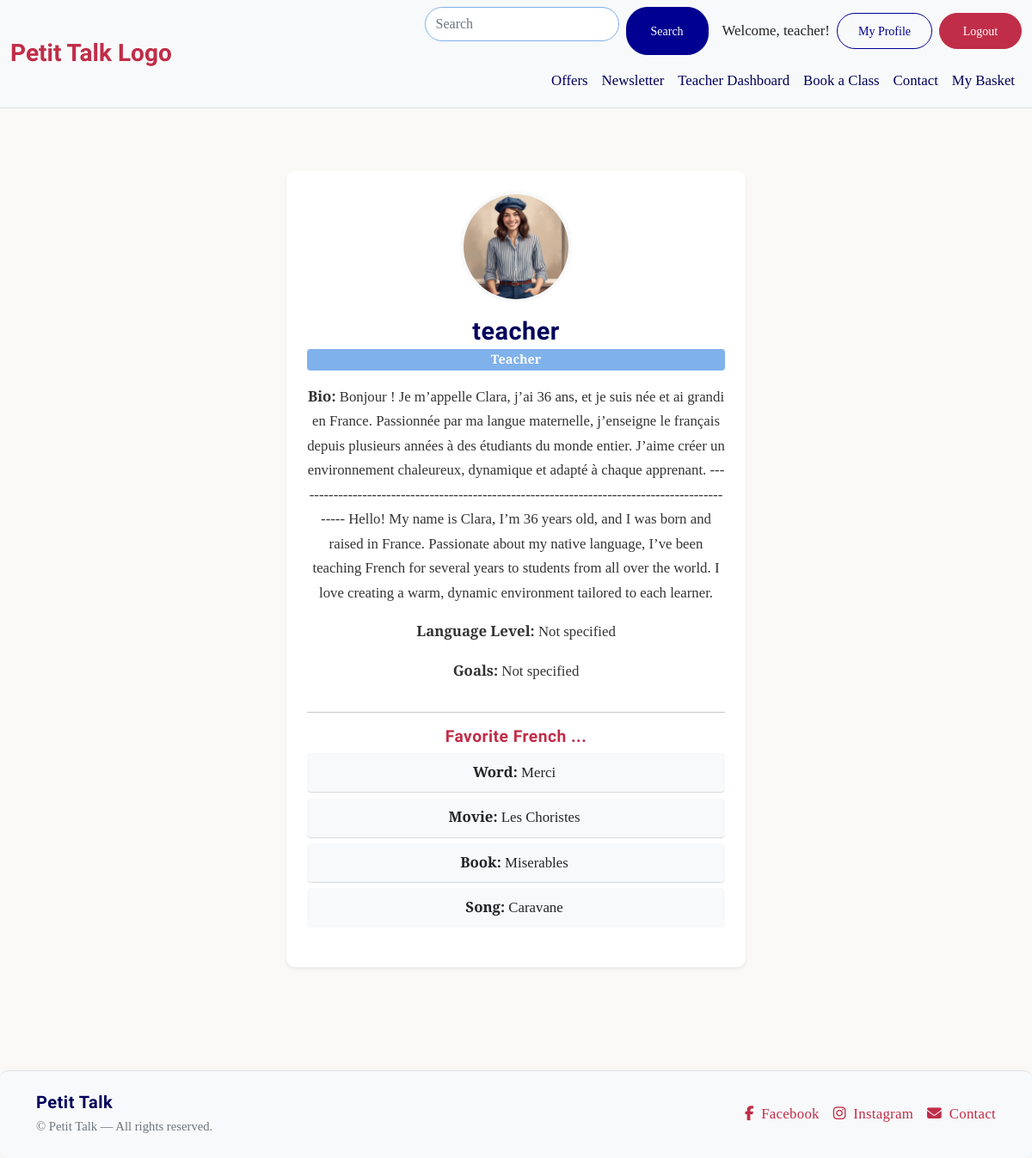
The app's page /profile/ (signed in) with its own data.
### userprofile/models.py (models this page shows, shortened)
class Profile(models.Model):
    user = models.OneToOneField(User, on_delete=models.CASCADE, related_name='profile')
    is_student = models.BooleanField(default=False)
    is_teacher = models.BooleanField(default=False)
    bio = models.TextField(blank=True)
    profile_image = models.ImageField(
        upload_to='profile_pics/',
        default='images/default.png',
        blank=True,
        null=True
    )
    favorite_word = models.CharField(max_length=100, blank=True)
    favorite_movie = models.CharField(max_length=100, blank=True)
    favorite_book = models.CharField(max_length=100, blank=True)
    favorite_song = models.CharField(max_length=100, blank=True)
    intro_video = models.FileField(
        upload_to='profile_videos/',
        blank=True,
        null=True
    )
    language_level = models.CharField(max_length=2, choices=LEVELS, blank=True)
    goals = models.TextField(blank=True)

### userprofile/views.py (the view)
# urls.py: path('', views.profile_detail, name='profile'),
@login_required
def profile_detail(request):
    profile = request.user.profile
    return render(request, 'userprofile/profile_detail.html', {'profile': profile})

### userprofile/templates/userprofile/profile_detail.html (shortened to what this page needs)
{% extends "base.html" %}
{% load static %}
{% block content %}
<div class="container py-5">
    <div class="row justify-content-center">
        <div class="col-lg-6 col-md-8 text-center">
            <div class="card shadow-sm rounded-4 p-4">
                {% if profile.profile_image %}
                <img src="{{ profile.profile_image.url }}" alt="{{ profile.user.username }}" class="profile-img mb-3">
                {% else %}
                <img src="{% static 'images/default.png' %}" alt="Default avatar" class="profile-img mb-3">
                {% endif %}
                <h3 class="fw-bold mb-1">{{ profile.user.username }}</h3>
                {% if profile.is_teacher %}
                <span class="badge badge-teacher mb-3">Teacher</span>
                {% else %}
                <span class="badge badge-student mb-3">Student</span>
                {% endif %}
                <p><strong>Bio:</strong> {{ profile.bio|default:"No bio provided yet." }}</p>
                <p><strong>Language Level:</strong> {{ profile.get_language_level_display|default:"Not specified" }}</p>
                <p><strong>Goals:</strong> {{ profile.goals|default:"Not specified" }}</p>
                <hr>
                <h5 class="favorites-header mb-2">Favorite French ...</h5>
                <ul class="list-group list-group-flush mb-3">
                    <li class="list-group-item"><strong>Word:</strong> {{ profile.favorite_word|default:"—" }}</li>
                    <li class="list-group-item"><strong>Movie:</strong> {{ profile.favorite_movie|default:"—" }}</li>
                    <li class="list-group-item"><strong>Book:</strong> {{ profile.favorite_book|default:"—" }}</li>
                    <li class="list-group-item"><strong>Song:</strong> {{ profile.favorite_song|default:"—" }}</li>
                </ul>
            </div>
        </div>
    </div>
</div>
{% endblock %}

### templates/base.html (shortened to what this page needs)
{% load static %}
<!doctype html>
<html lang="en">
<head>
    {% block corecss %}
    <link href="https://cdn.jsdelivr.net/npm/bootstrap@5.0.2/dist/css/bootstrap.min.css" rel="stylesheet"
>
    <link rel="stylesheet" href="{% static 'css/base.css' %}">
    {% endblock %}
</head>
<body>
    <header class="bg-light border-bottom">
        <nav class="navbar navbar-expand-md navbar-light bg-light">
            <div class="container-fluid">
                <a class="navbar-brand fw-bold" href="{% url 'home' %}">Petit Talk Logo</a>
                <div class="collapse navbar-collapse" id="mainNavbar">
                    <div class="ms-auto w-100">
                        <div class="d-flex flex-wrap justify-content-end align-items-center gap-2 mb-2">
                            <form class="d-flex flex-grow-1 flex-md-grow-0" role="search">
                                <input class="form-control me-2" type="search" placeholder="Search"
                                    aria-label="Search" />
                                <button class="btn btn-primary btn-sm" type="submit">Search</button>
                            </form>
                            {% if user.is_authenticated %}
                            <span class="ms-2">Welcome, {{ user.username }}!</span>
                            {% if user.profile.is_teacher %}
                            <a href="{% url 'teacher_profile' user.id %}" class="btn btn-outline-primary btn-sm">My
                                Profile</a>
                            {% else %}
                            <a href="{% url 'profile' %}" class="btn btn-outline-primary btn-sm">My Profile</a>
                            {% endif %}
                            <a href="{% url 'account_logout' %}" class="btn btn-danger btn-sm">Logout</a>
                            {% else %}
                            <a href="{% url 'account_login' %}" class="btn btn-outline-primary btn-sm">Login</a>
                            <a href="{% url 'account_signup' %}" class="btn btn-primary btn-sm">Sign Up</a>
                            {% endif %}
                        </div>
                        <ul class="navbar-nav justify-content-end flex-wrap">
                            <li class="nav-item"><a class="nav-link" href="#">Offers</a></li>
                            <li class="nav-item"><a class="nav-link" href="#">Newsletter</a></li>
                            {% if user.is_authenticated %}
                            {% if user.profile.is_student %}
                            <li class="nav-item"><a class="nav-link" href="{% url 'student_dashboard' %}">My
                                    Bookings</a></li>
                            {% elif user.profile.is_teacher %}
                            <li class="nav-item"><a class="nav-link" href="{% url 'teacher_dashboard' %}">Teacher
                                    Dashboard</a></li>
                            {% endif %}
                            {% endif %}
                            <li class="nav-item"><a class="nav-link" href="{% url 'book_lesson' %}">Book a Class</a>
                            </li>
                            <li class="nav-item"><a class="nav-link" href="#">Contact</a></li>
                            <li class="nav-item"><a class="nav-link" href="{% url 'view_bag' %}">My Basket</a></li>
                        </ul>
                    </div>
                </div>
            </div>
        </nav>
    </header>
    <main class="container py-4">
        {% block content %}{% endblock %}
    </main>
    <footer class="bg-light border-top mt-5 py-4">
        <div class="container">
            <div class="row align-items-center text-center text-md-start">
                <div class="col-md-6 mb-3 mb-md-0">
                    <h5 class="fw-bold mb-1">Petit Talk</h5>
                    <p class="mb-0 small text-muted">&copy; {{ now|date:"Y" }} Petit Talk — All rights reserved.</p>
                </div>
                <div class="col-md-6">
                    <div class="d-flex justify-content-center justify-content-md-end align-items-center gap-3">
                        <a href="#" class="">
                            <i class="fab fa-facebook-f me-1"></i> Facebook
                        </a>
                        <a href="#" class="">
                            <i class="fab fa-instagram me-1"></i> Instagram
                        </a>
                        <a href="#" class="">
                            <i class="fas fa-envelope me-1"></i> Contact
                        </a>
                    </div>
                </div>
            </div>
        </div>
    </footer>
    <div aria-live="polite" aria-atomic="true" class="position-fixed top-0 end-0 p-3" style="z-index:1080;">
                </div>
</body>
</html>

### static/css/base.css (style rules this page uses)
:root { --strong-red: #C02D48; --light-red: #E77474; --dark-red: #A0132D; --strong-blue: #000091; --light-blue: #7FB1EA; --dark-blue: #00005B; --primary-font: 'Cormorant Garamond', serif; --secondary-font: 'IM Fell French Canon SC', serif; --accent-font: 'Pinyon Script', 'Lucida Handwriting', serif; --school-font: 'Edu Australia VIC WA NT Hand Guides', serif; }
body { background-color: #faf9f7; color: #222; line-height: 1.7; font-size: 1.05rem; font-family: var(--primary-font); }
h1, h2, h3, h4, h5 { font-family: var(--secondary-font); color: var(--dark-blue); letter-spacing: 0.5px; }
p { color: #333; font-weight: 400; }
.card, section.bg-light, footer { border-radius: 10px; box-shadow: 0 2px 12px rgba(0, 0, 0, 0.04); }
.btn { border-radius: 25px; min-width: 96px; padding: 0.6rem 1.5rem; font-weight: 500; display: inline-flex; align-items: center; justify-content: center; transition: all 0.3s ease; }
.btn-primary { background-color: var(--strong-blue); border-color: var(--strong-blue); color: #fff; }
.btn-danger { background-color: var(--strong-red); border-color: var(--strong-red); color: #fff; }
.btn-outline-primary { color: var(--strong-blue); border-color: var(--strong-blue); }
header .navbar.navbar-light .navbar-nav .nav-link { color: var(--dark-blue); font-weight: 500; transition: color .25s ease; }
header .navbar .navbar-brand { font-family: var(--accent-font); font-size: 1.75rem; color: var(--strong-red); }
header form[role="search"] .form-control { border-radius: 20px; border: 1px solid var(--light-blue); height: 40px; }
form .form-control { border-radius: 25px; border: 1px solid #ddd; transition: border-color 0.3s ease; }
footer { background-color: #f2f2f2; color: #555; border-top: 1px solid rgba(0, 0, 0, 0.05); }
footer h5 { font-family: var(--secondary-font); color: var(--dark-blue); }
footer a { color: var(--strong-red); text-decoration: none; transition: color .25s ease; font-weight: 500; letter-spacing: 0.3px; }
a, button { transition: all 0.25s ease; }
.profile-img { width: 150px; height: 150px; object-fit: cover; border-radius: 50%; border: 3px solid #f8f9fa; display: block; margin: 0 auto 1rem auto; transition: all 0.3s ease; }
.card { border: none; box-shadow: 0 4px 15px rgba(0,0,0,0.08); }
h3 { font-size: 1.8rem; margin-bottom: 0.5rem; }
.badge { font-size: 0.9rem; padding: 0.35em 0.75em; }
.badge-teacher { background-color: var(--light-blue); color: #fff; }
.list-group-item { border-left: 4px solid; padding-left: 12px; margin-bottom: 5px; border-radius: 5px; background-color: #f8f9fa; }
.favorites-header { color: var(--strong-red); font-weight: 600; font-size: 1.2rem; }
.btn-primary { background-color: var(--strong-blue); border-color: var(--strong-blue); }
form input, form textarea, form select { border-radius: 15px; border: 1px solid #ddd; padding: 0.5rem 0.75rem; width: 100%; font-family: var(--primary-font); margin-bottom: 1rem; }
.profile-img { width: 130px; height: 130px; object-fit: cover; border: 4px solid #f8f9fa; max-width: 40%; }
.list-group-item { border-left: 4px solid #0d6efd; padding-left: 12px; margin-bottom: 6px; border-radius: 5px; background-color: #f8f9fa; }

### records on screen
Profile: profile_image (picture), user.username "teacher", bio "Bonjour ! Je m’appelle Clara, j’ai 36 ans, et je suis née et ai grandi en France. Passionnée par ma langue maternelle, j’enseigne le français depuis plusieurs années à des étudiants du monde entier. J’aime créer un environnement chaleureux, dynamique et adapté à chaque apprenant. ---------------------------------------------------------------------------------------------- Hello! My name is Clara, I’m 36 years old, and I was born and raised in France. Passionate about my native language, I’ve been teaching French for several years to students from all over the world. I love creating a warm, dynamic environment tailored to each learner.", language_level "Not specified", goals "Not specified", favorite_word "Merci", favorite_movie "Les Choristes", favorite_book "Miserables", favorite_song "Caravane"

### other values on screen
{{ user.username }} "teacher"
